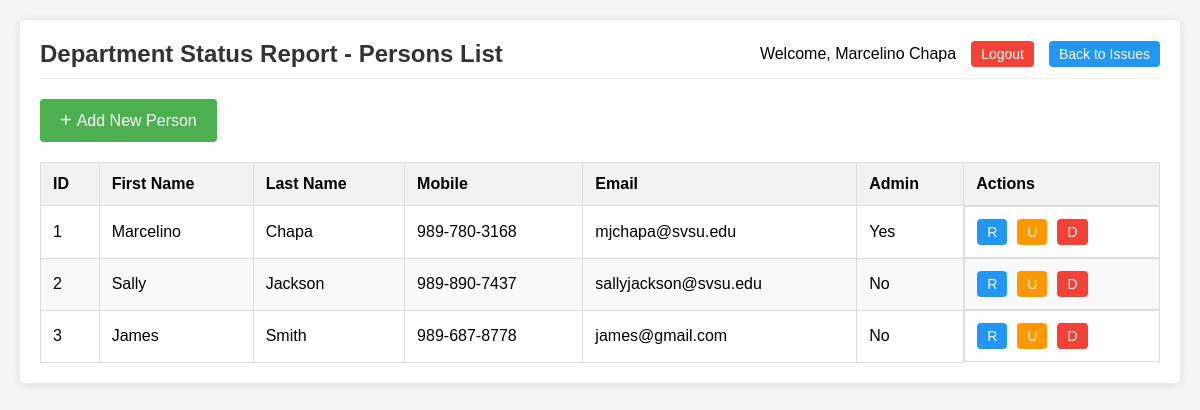
Screenshot of /persons_list.php (signed in) with the database file from the repository.
### tables this page shows
CREATE TABLE `iss_per` (
  `id` int(11) NOT NULL,
  `fname` varchar(255) NOT NULL,
  `lname` varchar(255) NOT NULL,
  `mobile` varchar(255) NOT NULL,
  `email` varchar(255) NOT NULL,
  `pwd_hash` varchar(255) NOT NULL,
  `pwd_salt` varchar(255) NOT NULL,
  `admin` varchar(255) NOT NULL
);

### persons_list.php (the view, shortened to what this page needs)
<?php
$pdo = Database::connect();
$current_user_id = isset($_SESSION['user_id']) ? $_SESSION['user_id'] : 0;
$isAdmin = false;
try {
    $stmt = $pdo->prepare("SELECT admin FROM iss_per WHERE id = :user_id");
    $stmt->bindParam(':user_id', $current_user_id, PDO::PARAM_INT);
    $stmt->execute();
    $userData = $stmt->fetch(PDO::FETCH_ASSOC);
    $isAdmin = $userData && isset($userData['admin']) && $userData['admin'] === 'Y';
} catch (PDOException $e) {
    $error = "Database error: " . $e->getMessage();
}
try {
    $stmt = $pdo->prepare("
        SELECT id, fname, lname, mobile, email, admin
        FROM iss_per
        ORDER BY lname, fname
    ");
    $stmt->execute();
    $persons = $stmt->fetchAll(PDO::FETCH_ASSOC);
} catch (PDOException $e) {
    $error = "Database error: " . $e->getMessage();
}
$userName = isset($_SESSION['user_name']) ? $_SESSION['user_name'] : 'User';
?>
<!DOCTYPE html>
<html lang="en">
<head>
</head>
<body>
    <div class="container">
        <div class="header">
            <h2>Department Status Report - Persons List</h2>
            <div class="user-info">
                Welcome, <?php echo htmlspecialchars($userName); ?>
                <a href="logout.php" class="logout-btn">Logout</a>
                <a href="issues_list.php" class="issues-btn">Back to Issues</a>
            </div>
        </div>
        <button id="openAddModal" class="add-btn">
            <span class="add-icon">+</span> Add New Person
        </button>
        <?php if (empty($persons)): ?>
            <div class="no-persons">No persons found in the system.</div>
        <?php else: ?>
            <table>
                <thead>
                    <tr>
                        <th>ID</th>
                        <th>First Name</th>
                        <th>Last Name</th>
                        <th>Mobile</th>
                        <th>Email</th>
                        <th>Admin</th>
                        <th>Actions</th>
                    </tr>
                </thead>
                <tbody>
                    <?php foreach ($persons as $person): ?>
                        <tr>
                            <td><?php echo htmlspecialchars($person['id']); ?></td>
                            <td><?php echo htmlspecialchars($person['fname']); ?></td>
                            <td><?php echo htmlspecialchars($person['lname']); ?></td>
                            <td><?php echo htmlspecialchars($person['mobile']); ?></td>
                            <td><?php echo htmlspecialchars($person['email']); ?></td>
                            <td><?php echo $person['admin'] ? 'Yes' : 'No'; ?></td>
                            <td class="actions">
                                <button class="action-btn read-btn"
                                    data-id="<?php echo $person['id']; ?>"
                                    data-fname="<?php echo htmlspecialchars($person['fname']); ?>"
                                    data-lname="<?php echo htmlspecialchars($person['lname']); ?>"
                                    data-mobile="<?php echo htmlspecialchars($person['mobile']); ?>"
                                    data-email="<?php echo htmlspecialchars($person['email']); ?>"
                                    data-admin="<?php echo $person['admin']; ?>">R</button>
                                <?php if ($isAdmin): ?>
                                    <button class="action-btn update-btn"
                                        data-id="<?php echo $person['id']; ?>"
                                        data-fname="<?php echo htmlspecialchars($person['fname']); ?>"
                                        data-lname="<?php echo htmlspecialchars($person['lname']); ?>"
                                        data-mobile="<?php echo htmlspecialchars($person['mobile']); ?>"
                                        data-email="<?php echo htmlspecialchars($person['email']); ?>"
                                        data-admin="<?php echo $person['admin']; ?>">U</button>
                                    <button class="action-btn delete-btn"
                                        data-id="<?php echo $person['id']; ?>"
                                        data-fname="<?php echo htmlspecialchars($person['fname']); ?>"
                                        data-lname="<?php echo htmlspecialchars($person['lname']); ?>">D</button>
                                <?php endif; ?>
                            </td>
                        </tr>
                    <?php endforeach; ?>
                </tbody>
            </table>
        <?php endif; ?>
    </div>
</body>
</html>

### persons_list.php (style rules this page uses)
body { font-family: Arial, sans-serif; background-color: #f4f4f4; margin: 0; padding: 20px; }
.container { max-width: 1200px; margin: 0 auto; background-color: white; border-radius: 5px; box-shadow: 0 2px 10px rgba(0, 0, 0, 0.1); padding: 20px; }
.header { display: flex; justify-content: space-between; align-items: center; margin-bottom: 20px; padding-bottom: 10px; border-bottom: 1px solid #eee; }
.header h2 { margin: 0; color: #333; }
.user-info { display: flex; align-items: center; }
.logout-btn, .issues-btn { margin-left: 15px; padding: 5px 10px; background-color: #f44336; color: white; border: none; border-radius: 4px; cursor: pointer; text-decoration: none; font-size: 14px; }
.issues-btn { background-color: #2196F3; }
.add-btn { padding: 10px 20px; background-color: #4CAF50; color: white; border: none; border-radius: 4px; cursor: pointer; font-size: 16px; display: flex; align-items: center; }
.add-icon { font-size: 20px; margin-right: 5px; }
table { width: 100%; border-collapse: collapse; margin-top: 20px; }
th, td { border: 1px solid #ddd; padding: 12px; text-align: left; }
th { background-color: #f2f2f2; font-weight: bold; }
tr:nth-child(even) { background-color: #f9f9f9; }
.actions { display: flex; gap: 10px; }
.action-btn { padding: 5px 10px; border: none; border-radius: 4px; cursor: pointer; color: white; text-decoration: none; font-size: 14px; }
.read-btn { background-color: #2196F3; }
.update-btn { background-color: #ff9800; }
.delete-btn { background-color: #f44336; }

### rows the page displays
iss_per: id "1", fname "Marcelino", lname "Chapa", mobile "989-780-3168", email "mjchapa@svsu.edu", admin "Yes"
iss_per: id "2", fname "Sally", lname "Jackson", mobile "989-890-7437", email "sallyjackson@svsu.edu", admin "No"
iss_per: id "3", fname "James", lname "Smith", mobile "989-687-8778", email "james@gmail.com", admin "No"

### other values shown
$userName "Marcelino Chapa"
